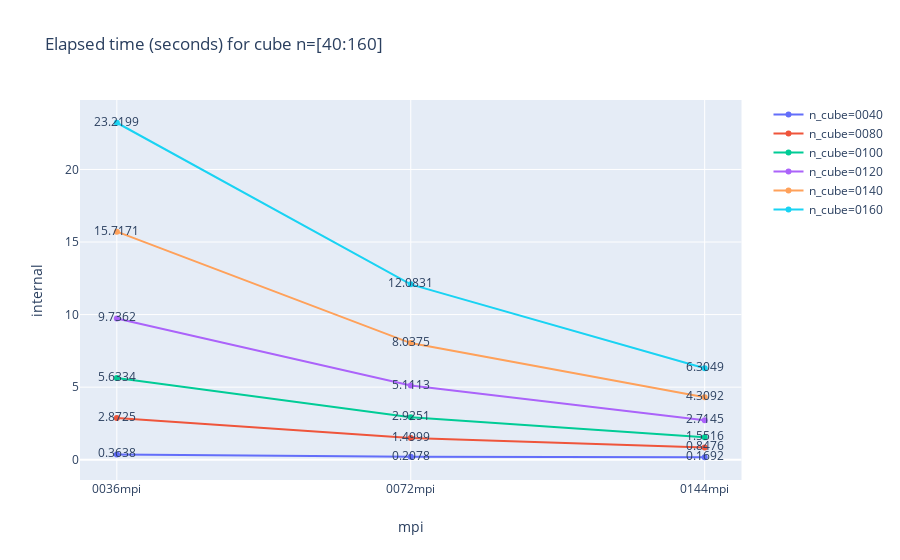

Write notebook code for a chart like this one.
### Code cell
# import plotly.express as px

fig = px.line(dfjg, x='mpi', y='internal', color='n_cube', title='Elapsed time (seconds) for cube n=[40:160]', text='internal',) # height=100) 
# color='elapsed_pctg', 
fig.show()

### Figure 1 — Plotly figure (JSON) as saved in the notebook; plotly's stock layout.template omitted (floating-point values rounded to 4 significant figures)
{"data": [{"hoverlabel": {"namelength": 0}, "hovertemplate": "n_cube=0040<br>mpi=%{x}<br>internal=%{text}", "legendgroup": "n_cube=0040", "line": {"color": "#636efa", "dash": "solid"}, "mode": "lines+markers+text", "name": "n_cube=0040", "showlegend": true, "text": [0.3638, 0.2078, 0.1692], "type": "scatter", "x": ["0036mpi", "0072mpi", "0144mpi"], "xaxis": "x", "y": [0.3638, 0.2078, 0.1692], "yaxis": "y"}, {"hoverlabel": {"namelength": 0}, "hovertemplate": "n_cube=0080<br>mpi=%{x}<br>internal=%{text}", "legendgroup": "n_cube=0080", "line": {"color": "#EF553B", "dash": "solid"}, "mode": "lines+markers+text", "name": "n_cube=0080", "showlegend": true, "text": [2.873, 1.5, 0.8476], "type": "scatter", "x": ["0036mpi", "0072mpi", "0144mpi"], "xaxis": "x", "y": [2.873, 1.5, 0.8476], "yaxis": "y"}, {"hoverlabel": {"namelength": 0}, "hovertemplate": "n_cube=0100<br>mpi=%{x}<br>internal=%{text}", "legendgroup": "n_cube=0100", "line": {"color": "#00cc96", "dash": "solid"}, "mode": "lines+markers+text", "name": "n_cube=0100", "showlegend": true, "text": [5.633, 2.925, 1.552], "type": "scatter", "visible": true, "x": ["0036mpi", "0072mpi", "0144mpi"], "xaxis": "x", "y": [5.633, 2.925, 1.552], "yaxis": "y"}, {"hoverlabel": {"namelength": 0}, "hovertemplate": "n_cube=0120<br>mpi=%{x}<br>internal=%{text}", "legendgroup": "n_cube=0120", "line": {"color": "#ab63fa", "dash": "solid"}, "mode": "lines+markers+text", "name": "n_cube=0120", "showlegend": true, "text": [9.736, 5.111, 2.715], "type": "scatter", "visible": true, "x": ["0036mpi", "0072mpi", "0144mpi"], "xaxis": "x", "y": [9.736, 5.111, 2.715], "yaxis": "y"}, {"hoverlabel": {"namelength": 0}, "hovertemplate": "n_cube=0140<br>mpi=%{x}<br>internal=%{text}", "legendgroup": "n_cube=0140", "line": {"color": "#FFA15A", "dash": "solid"}, "mode": "lines+markers+text", "name": "n_cube=0140", "showlegend": true, "text": [15.72, 8.037, 4.309], "type": "scatter", "x": ["0036mpi", "0072mpi", "0144mpi"], "xaxis": "x", "y": [15.72, 8.037, 4.309], "yaxis": "y"}, {"hoverlabel": {"namelength": 0}, "hovertemplate": "n_cube=0160<br>mpi=%{x}<br>internal=%{text}", "legendgroup": "n_cube=0160", "line": {"color": "#19d3f3", "dash": "solid"}, "mode": "lines+markers+text", "name": "n_cube=0160", "showlegend": true, "text": [23.22, 12.08, 6.305], "type": "scatter", "x": ["0036mpi", "0072mpi", "0144mpi"], "xaxis": "x", "y": [23.22, 12.08, 6.305], "yaxis": "y"}], "layout": {"autosize": true, "legend": {"tracegroupgap": 0}, "title": {"text": "Elapsed time (seconds) for cube n=[40:160]"}, "xaxis": {"anchor": "y", "autorange": true, "domain": [0, 0.98], "range": [-0.121, 2.121], "title": {"text": "mpi"}, "type": "category"}, "yaxis": {"anchor": "x", "autorange": true, "domain": [0, 1], "range": [-1.371, 24.76], "title": {"text": "internal"}, "type": "linear"}}}
